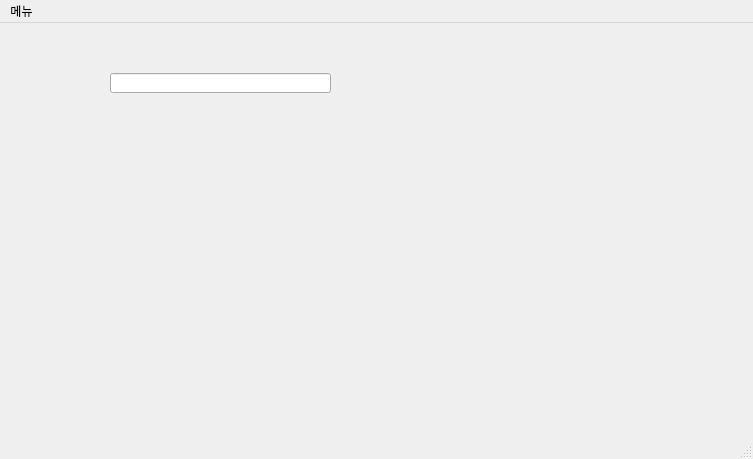
<?xml version="1.0" encoding="UTF-8"?>
<ui version="4.0">
 <class>MainWindow</class>
 <widget class="QMainWindow" name="MainWindow">
  <property name="geometry">
   <rect>
    <x>0</x>
    <y>0</y>
    <width>753</width>
    <height>459</height>
   </rect>
  </property>
  <property name="windowTitle">
   <string>MainWindow</string>
  </property>
  <widget class="QWidget" name="centralwidget">
   <widget class="QLineEdit" name="lineEditMain">
    <property name="geometry">
     <rect>
      <x>110</x>
      <y>50</y>
      <width>221</width>
      <height>20</height>
     </rect>
    </property>
   </widget>
  </widget>
  <widget class="QMenuBar" name="menubar">
   <property name="geometry">
    <rect>
     <x>0</x>
     <y>0</y>
     <width>753</width>
     <height>21</height>
    </rect>
   </property>
   <widget class="QMenu" name="menu">
    <property name="title">
     <string>메뉴</string>
    </property>
    <widget class="QMenu" name="menu_1">
     <property name="title">
      <string>테스트1</string>
     </property>
     <addaction name="action_1_1"/>
     <addaction name="separator"/>
    </widget>
    <addaction name="menu_1"/>
    <addaction name="actionMy"/>
   </widget>
   <addaction name="menu"/>
  </widget>
  <widget class="QStatusBar" name="statusbar"/>
  <action name="action_1_1">
   <property name="text">
    <string>테스트1-1</string>
   </property>
  </action>
  <action name="actionMy">
   <property name="text">
    <string>테스트2</string>
   </property>
  </action>
 </widget>
 <resources/>
 <connections/>
</ui>
